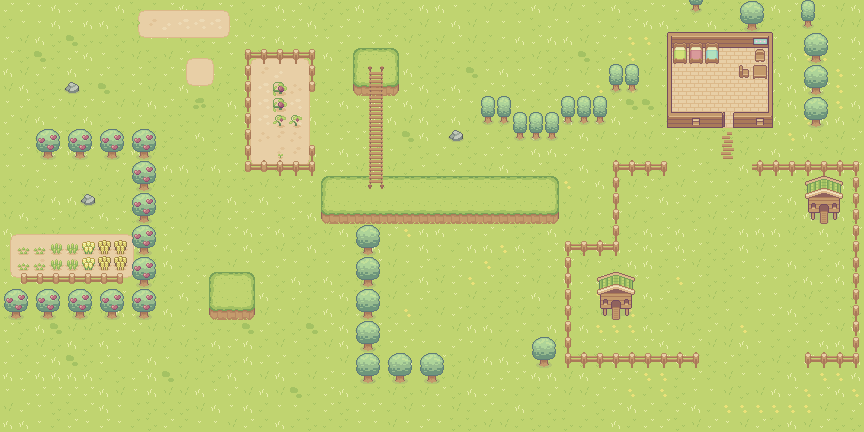

This is a level from a 2D game, rendered from its Tiled map with the project's own tilesets. A one-line summary and the map file follow, with tile-layer data summarised:
An orthogonal 54x27 tile map with 16x16 px tiles, 18 tile layers (ground, dirt, overlay_base, paths, ...), 13 tilesets and 22 objects.

<map version="1.10" tiledversion="1.10.2" orientation="orthogonal" renderorder="right-down" width="54" height="27" tilewidth="16" tileheight="16" infinite="0" nextlayerid="24" nextobjectid="28">
 <editorsettings>
  <export target="003.tmj" format="json" />
 </editorsettings>
 <tileset firstgid="1" name="Fences" tilewidth="16" tileheight="16" tilecount="16" columns="4">
  <image source="Fences.png" width="64" height="64" />
 </tileset>
 <tileset firstgid="17" name="Grass" tilewidth="16" tileheight="16" tilecount="77" columns="11">
  <image source="Grass.png" width="176" height="112" />
 </tileset>
 <tileset firstgid="94" name="Water" tilewidth="16" tileheight="16" tilecount="4" columns="4">
  <image source="Water.png" width="64" height="16" />
 </tileset>
 <tileset firstgid="98" name="Hills" tilewidth="16" tileheight="16" tilecount="77" columns="11">
  <image source="Hills.png" width="176" height="112" />
 </tileset>
 <tileset firstgid="175" name="Wood_Bridge" tilewidth="16" tileheight="16" tilecount="15" columns="5">
  <image source="Wood_Bridge.png" width="80" height="48" />
 </tileset>
 <tileset firstgid="190" name="Basic_Grass_Biom_things" tilewidth="16" tileheight="16" tilecount="45" columns="9">
  <image source="Basic_Grass_Biom_things.png" width="144" height="80" />
 </tileset>
 <tileset firstgid="235" name="Chest" tilewidth="16" tileheight="16" tilecount="90" columns="15">
  <image source="Chest.png" width="240" height="96" />
 </tileset>
 <tileset firstgid="325" name="Basic_Plants" tilewidth="16" tileheight="16" tilecount="12" columns="6">
  <image source="Basic_Plants.png" width="96" height="32" />
 </tileset>
 <tileset firstgid="337" name="Tilled_Dirt" tilewidth="16" tileheight="16" tilecount="77" columns="11">
  <image source="Tilled_Dirt.png" width="176" height="112" />
 </tileset>
 <tileset firstgid="414" name="Paths" tilewidth="16" tileheight="16" tilecount="16" columns="4">
  <image source="Paths.png" width="64" height="64" />
 </tileset>
 <tileset firstgid="430" name="Wooden House" tilewidth="16" tileheight="16" tilecount="35" columns="7">
  <image source="Wooden House.png" width="112" height="80" />
 </tileset>
 <tileset firstgid="465" name="Basic_Furniture" tilewidth="16" tileheight="16" tilecount="54" columns="9">
  <image source="Basic_Furniture.png" width="144" height="96" />
 </tileset>
 <tileset firstgid="519" name="Free_Chicken_House" tilewidth="16" tileheight="16" tilecount="9" columns="3">
  <image source="Free_Chicken_House.png" width="48" height="48" />
 </tileset>
 <layer id="1" name="ground" width="54" height="27">
  <data>[1458 cells, 1458 non-empty, 9 distinct tile ids]</data>
 </layer>
 <layer id="10" name="dirt" width="54" height="27">
  <data>[1458 cells, 106 non-empty, 16 distinct tile ids]</data>
 </layer>
 <layer id="22" name="overlay_base" width="54" height="27">
  <data>[1458 cells, 6 non-empty, 3 distinct tile ids]</data>
 </layer>
 <layer id="16" name="paths" width="54" height="27">
  <data>[1458 cells, 2 non-empty, 2 distinct tile ids]</data>
 </layer>
 <layer id="14" name="house_floor" width="54" height="27">
  <data>[1458 cells, 30 non-empty, 1 distinct tile ids]</data>
 </layer>
 <layer id="17" name="chicken_house" width="54" height="27">
  <properties>
   <property name="solid" type="bool" value="true" />
  </properties>
  <data>[1458 cells, 6 non-empty, 3 distinct tile ids]</data>
 </layer>
 <layer id="2" name="water" width="54" height="27">
  <properties>
   <property name="solid" type="bool" value="true" />
  </properties>
  <data>[1458 cells, 0 non-empty, 0 distinct tile ids]</data>
 </layer>
 <layer id="3" name="hills" width="54" height="27">
  <properties>
   <property name="solid" type="bool" value="true" />
  </properties>
  <data>[1458 cells, 42 non-empty, 6 distinct tile ids]</data>
 </layer>
 <layer id="6" name="fences" width="54" height="27">
  <properties>
   <property name="solid" type="bool" value="true" />
  </properties>
  <data>[1458 cells, 75 non-empty, 13 distinct tile ids]</data>
 </layer>
 <objectgroup id="4" name="player" visible="0" locked="1">
  <object id="1" x="422" y="280">
   <point />
  </object>
  <object id="2" x="422" y="280">
   <point />
  </object>
  <object id="3" x="422" y="280">
   <point />
  </object>
  <object id="4" x="422" y="280">
   <point />
  </object>
 </objectgroup>
 <objectgroup id="19" name="chickens" visible="0" locked="1">
  <object id="5" x="583.333" y="345.333">
   <point />
  </object>
  <object id="6" x="663.333" y="282.667">
   <point />
  </object>
  <object id="7" x="631.333" y="183.333">
   <point />
  </object>
  <object id="8" x="782" y="279.333">
   <point />
  </object>
  <object id="9" x="743.333" y="204.667">
   <point />
  </object>
  <object id="10" x="761.333" y="328">
   <point />
  </object>
  <object id="11" x="825.333" y="298.667">
   <point />
  </object>
  <object id="12" x="662" y="326">
   <point />
  </object>
  <object id="13" x="26.6667" y="408.667">
   <point />
  </object>
  <object id="14" x="342.667" y="250">
   <point />
  </object>
 </objectgroup>
 <objectgroup id="20" name="cows">
  <object id="15" x="585" y="75">
   <point />
  </object>
  <object id="16" x="502" y="44">
   <point />
  </object>
  <object id="17" x="472" y="103">
   <point />
  </object>
  <object id="18" x="42" y="186">
   <point />
  </object>
  <object id="21" x="538" y="106">
   <point />
  </object>
  <object id="22" x="504.5" y="150">
   <point />
  </object>
  <object id="23" x="536" y="280.5">
   <point />
  </object>
  <object id="24" x="410" y="251.5">
   <point />
  </object>
 </objectgroup>
 <layer id="8" name="piedras" width="54" height="27">
  <properties>
   <property name="solid" type="bool" value="true" />
  </properties>
  <data>[1458 cells, 3 non-empty, 1 distinct tile ids]</data>
 </layer>
 <layer id="7" name="trees" width="54" height="27">
  <properties>
   <property name="solid" type="bool" value="true" />
  </properties>
  <data>[1458 cells, 62 non-empty, 5 distinct tile ids]</data>
 </layer>
 <layer id="9" name="decoraciones" width="54" height="27">
  <data>[1458 cells, 0 non-empty, 0 distinct tile ids]</data>
 </layer>
 <layer id="13" name="house" width="54" height="27">
  <properties>
   <property name="solid" type="bool" value="true" />
  </properties>
  <data>[1458 cells, 23 non-empty, 9 distinct tile ids]</data>
 </layer>
 <layer id="15" name="furniture" width="54" height="27">
  <properties>
   <property name="solid" type="bool" value="true" />
  </properties>
  <data>[1458 cells, 10 non-empty, 10 distinct tile ids]</data>
 </layer>
 <layer id="11" name="plants" width="54" height="27">
  <properties>
   <property name="solid" type="bool" value="true" />
  </properties>
  <data>[1458 cells, 19 non-empty, 7 distinct tile ids]</data>
 </layer>
 <layer id="18" name="door" width="54" height="27">
  <data>[1458 cells, 1 non-empty, 1 distinct tile ids]</data>
 </layer>
 <layer id="21" name="overlay_top" width="54" height="27">
  <data>[1458 cells, 88 non-empty, 11 distinct tile ids]</data>
 </layer>
 <layer id="23" name="overlay_top2" width="54" height="27">
  <data>[1458 cells, 8 non-empty, 3 distinct tile ids]</data>
 </layer>
</map>
